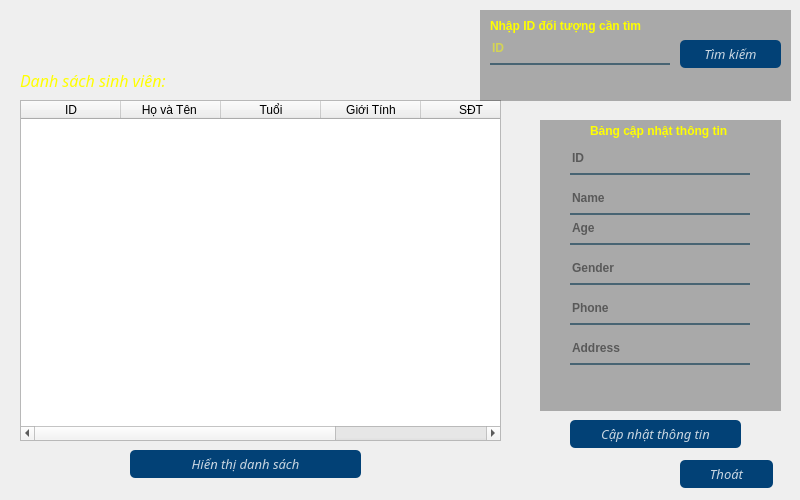
<?xml version="1.0" encoding="UTF-8"?>
<ui version="4.0">
 <class>FormUpdate1</class>
 <widget class="QWidget" name="FormUpdate1">
  <property name="geometry">
   <rect>
    <x>0</x>
    <y>0</y>
    <width>800</width>
    <height>500</height>
   </rect>
  </property>
  <property name="font">
   <font>
    <family>UVN Dzung Dakao</family>
    <pointsize>10</pointsize>
    <italic>true</italic>
   </font>
  </property>
  <property name="windowTitle">
   <string>Form</string>
  </property>
  <property name="styleSheet">
   <string notr="true">QPushButton#bt_hienthi{
background-color:rgba(2,65,118,255);
color:rgba(255,255,255,200);
border-radius:5px;
}
QPushButton#bt_hienthi:pressed{
padding-left:5px;
padding-top:5px;
background-color:rgba(2,65,118,100);
background-position:calc(100%-10px)center;
}
QPushButton#bt_hienthi:hover{
background-color:rgba(2,65,118,200);
}
QPushButton#bt_capnhat{
background-color:rgba(2,65,118,255);
color:rgba(255,255,255,200);
border-radius:5px;
}
QPushButton#bt_capnhat:pressed{
padding-left:5px;
padding-top:5px;
background-color:rgba(2,65,118,100);
background-position:calc(100%-10px)center;
}
QPushButton#bt_capnhat:hover{
background-color:rgba(2,65,118,200);
}
QPushButton#bt_thoat{
background-color:rgba(2,65,118,255);
color:rgba(255,255,255,200);
border-radius:5px;
}
QPushButton#bt_thoat:pressed{
padding-left:5px;
padding-top:5px;
background-color:rgba(2,65,118,100);
background-position:calc(100%-10px)center;
}
QPushButton#bt_thoat:hover{
background-color:rgba(2,65,118,200);
}
QPushButton#bt_timkiem{
background-color:rgba(2,65,118,255);
color:rgba(255,255,255,200);
border-radius:5px;
}
QPushButton#bt_timkiem:pressed{
padding-left:5px;
padding-top:5px;
background-color:rgba(2,65,118,100);
background-position:calc(100%-10px)center;
}
QPushButton#bt_timkiem:hover{
background-color:rgba(2,65,118,200);
}</string>
  </property>
  <widget class="QLabel" name="label">
   <property name="geometry">
    <rect>
     <x>0</x>
     <y>0</y>
     <width>800</width>
     <height>500</height>
    </rect>
   </property>
   <property name="styleSheet">
    <string notr="true">border-image:url(:/backgroud/backgroud/futuristic_cpu.jpg);
border-radius:5px;</string>
   </property>
   <property name="text">
    <string/>
   </property>
  </widget>
  <widget class="QTableWidget" name="tableWidget">
   <property name="geometry">
    <rect>
     <x>20</x>
     <y>100</y>
     <width>481</width>
     <height>341</height>
    </rect>
   </property>
   <property name="styleSheet">
    <string notr="true"/>
   </property>
   <property name="rowCount">
    <number>0</number>
   </property>
   <property name="columnCount">
    <number>6</number>
   </property>
   <column>
    <property name="text">
     <string>ID</string>
    </property>
   </column>
   <column>
    <property name="text">
     <string>Họ và Tên </string>
    </property>
   </column>
   <column>
    <property name="text">
     <string>Tuổi</string>
    </property>
   </column>
   <column>
    <property name="text">
     <string>Giới Tính</string>
    </property>
   </column>
   <column>
    <property name="text">
     <string>SĐT</string>
    </property>
   </column>
   <column>
    <property name="text">
     <string>Địa Chỉ</string>
    </property>
   </column>
  </widget>
  <widget class="QLabel" name="label_2">
   <property name="geometry">
    <rect>
     <x>20</x>
     <y>70</y>
     <width>241</width>
     <height>21</height>
    </rect>
   </property>
   <property name="font">
    <font>
     <family>UVN Dzung Dakao</family>
     <pointsize>12</pointsize>
     <italic>true</italic>
    </font>
   </property>
   <property name="styleSheet">
    <string notr="true">color: rgb(255, 255, 0);</string>
   </property>
   <property name="text">
    <string>Danh sách sinh viên:</string>
   </property>
  </widget>
  <widget class="QPushButton" name="bt_hienthi">
   <property name="geometry">
    <rect>
     <x>130</x>
     <y>450</y>
     <width>231</width>
     <height>28</height>
    </rect>
   </property>
   <property name="font">
    <font>
     <family>UVN Dzung Dakao</family>
     <pointsize>10</pointsize>
     <italic>true</italic>
    </font>
   </property>
   <property name="text">
    <string>Hiển thị danh sách</string>
   </property>
  </widget>
  <widget class="QPushButton" name="bt_capnhat">
   <property name="geometry">
    <rect>
     <x>570</x>
     <y>420</y>
     <width>171</width>
     <height>28</height>
    </rect>
   </property>
   <property name="font">
    <font>
     <family>UVN Dzung Dakao</family>
     <pointsize>10</pointsize>
     <italic>true</italic>
    </font>
   </property>
   <property name="text">
    <string>Cập nhật thông tin</string>
   </property>
  </widget>
  <widget class="QPushButton" name="bt_thoat">
   <property name="geometry">
    <rect>
     <x>680</x>
     <y>460</y>
     <width>93</width>
     <height>28</height>
    </rect>
   </property>
   <property name="font">
    <font>
     <family>UVN Dzung Dakao</family>
     <pointsize>10</pointsize>
     <italic>true</italic>
    </font>
   </property>
   <property name="text">
    <string>Thoát</string>
   </property>
  </widget>
  <widget class="QLabel" name="error">
   <property name="geometry">
    <rect>
     <x>550</x>
     <y>370</y>
     <width>231</width>
     <height>41</height>
    </rect>
   </property>
   <property name="font">
    <font>
     <weight>75</weight>
     <italic>true</italic>
     <bold>true</bold>
    </font>
   </property>
   <property name="styleSheet">
    <string notr="true">color: rgb(255, 255, 0);</string>
   </property>
   <property name="text">
    <string/>
   </property>
  </widget>
  <widget class="QLabel" name="label_3">
   <property name="geometry">
    <rect>
     <x>480</x>
     <y>10</y>
     <width>311</width>
     <height>91</height>
    </rect>
   </property>
   <property name="styleSheet">
    <string notr="true">background-color:rgba(0,0,0,75);</string>
   </property>
   <property name="text">
    <string/>
   </property>
  </widget>
  <widget class="QLabel" name="label_5">
   <property name="geometry">
    <rect>
     <x>490</x>
     <y>0</y>
     <width>171</width>
     <height>51</height>
    </rect>
   </property>
   <property name="font">
    <font>
     <weight>75</weight>
     <bold>true</bold>
    </font>
   </property>
   <property name="styleSheet">
    <string notr="true">color: rgb(255, 255, 0);</string>
   </property>
   <property name="text">
    <string>Nhập ID đối tượng cần tìm</string>
   </property>
  </widget>
  <widget class="QLineEdit" name="line_id_2">
   <property name="geometry">
    <rect>
     <x>490</x>
     <y>40</y>
     <width>180</width>
     <height>25</height>
    </rect>
   </property>
   <property name="font">
    <font>
     <weight>75</weight>
     <bold>true</bold>
    </font>
   </property>
   <property name="styleSheet">
    <string notr="true">background-color:rgba(0,0,0,0);
border:none;
border-bottom:2px solid rgba(46,82,101,200);
color: rgb(255, 255, 0);
padding-bottom:7px;</string>
   </property>
   <property name="placeholderText">
    <string>ID</string>
   </property>
  </widget>
  <widget class="QLabel" name="error_2">
   <property name="geometry">
    <rect>
     <x>480</x>
     <y>70</y>
     <width>211</width>
     <height>31</height>
    </rect>
   </property>
   <property name="font">
    <font>
     <weight>75</weight>
     <italic>true</italic>
     <bold>true</bold>
    </font>
   </property>
   <property name="styleSheet">
    <string notr="true">color: rgb(255, 255, 0);</string>
   </property>
   <property name="text">
    <string/>
   </property>
  </widget>
  <widget class="QPushButton" name="bt_timkiem">
   <property name="geometry">
    <rect>
     <x>680</x>
     <y>40</y>
     <width>101</width>
     <height>28</height>
    </rect>
   </property>
   <property name="font">
    <font>
     <family>UVN Dzung Dakao</family>
     <pointsize>10</pointsize>
     <italic>true</italic>
    </font>
   </property>
   <property name="text">
    <string>Tìm kiếm</string>
   </property>
  </widget>
  <widget class="QLabel" name="label_6">
   <property name="geometry">
    <rect>
     <x>540</x>
     <y>120</y>
     <width>241</width>
     <height>291</height>
    </rect>
   </property>
   <property name="styleSheet">
    <string notr="true">background-color:rgba(0,0,0,75);</string>
   </property>
   <property name="text">
    <string/>
   </property>
  </widget>
  <widget class="QLabel" name="label_7">
   <property name="geometry">
    <rect>
     <x>590</x>
     <y>120</y>
     <width>161</width>
     <height>21</height>
    </rect>
   </property>
   <property name="font">
    <font>
     <weight>75</weight>
     <bold>true</bold>
    </font>
   </property>
   <property name="styleSheet">
    <string notr="true">color: rgb(255, 255, 0);</string>
   </property>
   <property name="text">
    <string>Bảng cập nhật thông tin</string>
   </property>
  </widget>
  <widget class="QLineEdit" name="line_id">
   <property name="geometry">
    <rect>
     <x>570</x>
     <y>150</y>
     <width>180</width>
     <height>25</height>
    </rect>
   </property>
   <property name="font">
    <font>
     <weight>75</weight>
     <bold>true</bold>
    </font>
   </property>
   <property name="styleSheet">
    <string notr="true">background-color:rgba(0,0,0,0);
border:none;
border-bottom:2px solid rgba(46,82,101,200);
color:rgba(0,0,0,240);
padding-bottom:7px;</string>
   </property>
   <property name="placeholderText">
    <string>ID</string>
   </property>
  </widget>
  <widget class="QLineEdit" name="line_name">
   <property name="geometry">
    <rect>
     <x>570</x>
     <y>190</y>
     <width>180</width>
     <height>25</height>
    </rect>
   </property>
   <property name="font">
    <font>
     <weight>75</weight>
     <bold>true</bold>
    </font>
   </property>
   <property name="styleSheet">
    <string notr="true">background-color:rgba(0,0,0,0);
border:none;
border-bottom:2px solid rgba(46,82,101,200);
color:rgba(0,0,0,240);
padding-bottom:7px;
</string>
   </property>
   <property name="placeholderText">
    <string>Name</string>
   </property>
  </widget>
  <widget class="QLineEdit" name="line_age">
   <property name="geometry">
    <rect>
     <x>570</x>
     <y>220</y>
     <width>180</width>
     <height>25</height>
    </rect>
   </property>
   <property name="font">
    <font>
     <weight>75</weight>
     <bold>true</bold>
    </font>
   </property>
   <property name="styleSheet">
    <string notr="true">background-color:rgba(0,0,0,0);
border:none;
border-bottom:2px solid rgba(46,82,101,200);
color:rgba(0,0,0,240);
padding-bottom:7px;</string>
   </property>
   <property name="placeholderText">
    <string>Age</string>
   </property>
  </widget>
  <widget class="QLineEdit" name="line_gender">
   <property name="geometry">
    <rect>
     <x>570</x>
     <y>260</y>
     <width>180</width>
     <height>25</height>
    </rect>
   </property>
   <property name="font">
    <font>
     <weight>75</weight>
     <bold>true</bold>
    </font>
   </property>
   <property name="styleSheet">
    <string notr="true">background-color:rgba(0,0,0,0);
border:none;
border-bottom:2px solid rgba(46,82,101,200);
color:rgba(0,0,0,240);
padding-bottom:7px;</string>
   </property>
   <property name="placeholderText">
    <string>Gender</string>
   </property>
  </widget>
  <widget class="QLineEdit" name="line_phone">
   <property name="geometry">
    <rect>
     <x>570</x>
     <y>300</y>
     <width>180</width>
     <height>25</height>
    </rect>
   </property>
   <property name="font">
    <font>
     <weight>75</weight>
     <bold>true</bold>
    </font>
   </property>
   <property name="styleSheet">
    <string notr="true">background-color:rgba(0,0,0,0);
border:none;
border-bottom:2px solid rgba(46,82,101,200);
color:rgba(0,0,0,240);
padding-bottom:7px;</string>
   </property>
   <property name="placeholderText">
    <string>Phone</string>
   </property>
  </widget>
  <widget class="QLineEdit" name="line_address">
   <property name="geometry">
    <rect>
     <x>570</x>
     <y>340</y>
     <width>180</width>
     <height>25</height>
    </rect>
   </property>
   <property name="font">
    <font>
     <weight>75</weight>
     <bold>true</bold>
    </font>
   </property>
   <property name="styleSheet">
    <string notr="true">background-color:rgba(0,0,0,0);
border:none;
border-bottom:2px solid rgba(46,82,101,200);
color:rgba(0,0,0,240);
padding-bottom:7px;</string>
   </property>
   <property name="placeholderText">
    <string>Address</string>
   </property>
  </widget>
 </widget>
 <resources>
  <include location="res.qrc"/>
 </resources>
 <connections/>
</ui>
